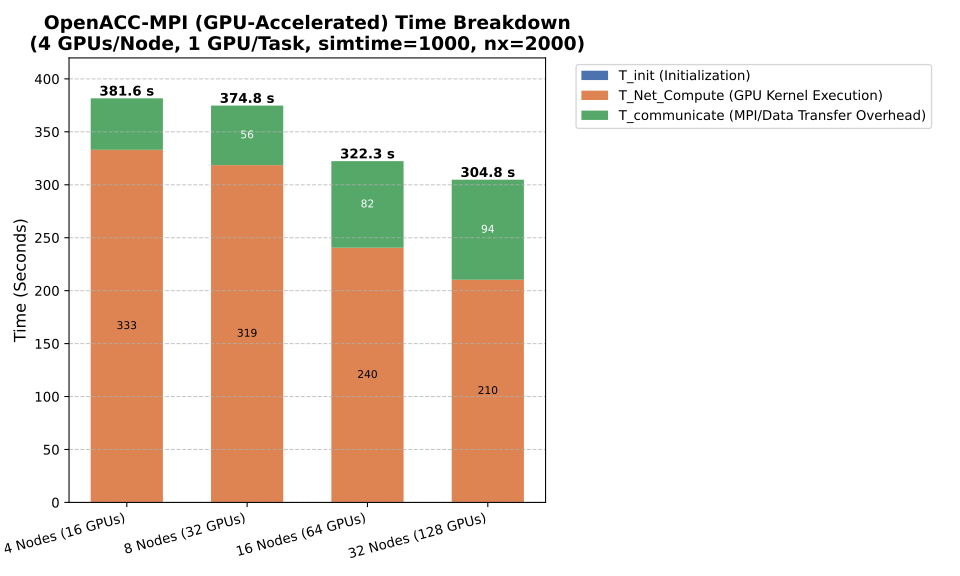

Reproduce this figure in Python.
import matplotlib.pyplot as plt
import numpy as np

# --- Simulation Data and Recalculation (OpenACC-MPI) ---
# Configuration: 4 GPUs / 4 Ranks per node, 1 GPU per task
# T_Net_Compute = T_compute_raw - T_communicate

# Data structure: 
# [Node Configuration Name, T_init_raw, T_compute_raw, T_communicate]
raw_data = [
    # 4 Node Data
    ['4 Nodes (16 GPUs)', 0.054568682, 381.5820, 48.62727],
    # 8 Node Data (T_output component has been removed)
    ['8 Nodes (32 GPUs)', 0.055355541, 374.7395, 56.22041],
    # 16 Node Data (Revised)
    ['16 Nodes (64 GPUs)', 0.088977821, 322.2292, 81.76420],
    # 32 Node Data
    ['32 Nodes (128 GPUs)', 0.083296478, 304.7112, 94.49528]
]

# Separate and process the data
node_labels = [item[0] for item in raw_data]

# 1. T_init (Bottom layer)
T_init = np.array([item[1] for item in raw_data])
# 3. T_communicate (Top layer of the stack)
T_communicate = np.array([item[3] for item in raw_data])

# Calculate T_Net_Compute (Middle layer = Raw Compute - Communication)
T_compute_raw = np.array([item[2] for item in raw_data])
T_Net_Compute = T_compute_raw - T_communicate

# Calculate the total time 
T_total = T_init + T_Net_Compute + T_communicate

# --- Plotting Setup ---
fig, ax = plt.subplots(figsize=(10, 6))
bar_width = 0.6  # Width of the stacked bars
x = np.arange(len(node_labels)) # the label locations

# 1. Plot T_init (The base of the stack)
ax.bar(x, T_init, bar_width, label='T_init (Initialization)', color='#4c72b0')

# 2. Plot T_Net_Compute (Stacked on top of T_init)
bottom_net_compute = T_init
rects_net_compute = ax.bar(
    x, T_Net_Compute, bar_width, 
    bottom=bottom_net_compute, 
    label='T_Net_Compute (GPU Kernel Execution)', 
    color='#dd8452'
)

# 3. Plot T_communicate (Stacked on top of T_init + T_Net_Compute)
bottom_comm = T_init + T_Net_Compute
rects_comm = ax.bar(
    x, T_communicate, bar_width, 
    bottom=bottom_comm, 
    label='T_communicate (MPI/Data Transfer Overhead)', 
    color='#55a868'
)


# --- Customizing and Labeling ---

# Add labels for the total time above the stacks
for i in range(len(x)):
    total_height = T_total[i]
    ax.text(
        x[i], 
        total_height, 
        f'{total_height:.1f} s', 
        ha='center', 
        va='bottom', 
        fontsize=10, 
        fontweight='bold'
    )
    
# Label components that are large enough to be clearly visible
def label_component(rects, data_array, color='white', precision=1):
    for i, rect in enumerate(rects):
        height = rect.get_height()
        # Only label components that are large enough (e.g., > 100 seconds)
        if data_array[i] > 50: 
            mid_point = rect.get_y() + rect.get_height() / 2
            ax.text(
                rect.get_x() + rect.get_width() / 2, 
                mid_point, 
                f'{data_array[i]:.{precision}f}', 
                ha='center', 
                va='center', 
                color=color,
                fontsize=8
            )

# Label the T_Net_Compute components
label_component(rects_net_compute, T_Net_Compute, color='black', precision=0)
# Label the T_communicate components
label_component(rects_comm, T_communicate, color='white', precision=0)


# Set titles and labels
ax.set_ylabel('Time (Seconds)', fontsize=12)
ax.set_title(
    'OpenACC-MPI (GPU-Accelerated) Time Breakdown\n(4 GPUs/Node, 1 GPU/Task, simtime=1000, nx=2000)',
    fontsize=14,
    fontweight='bold'
)
ax.set_xticks(x)
ax.set_xticklabels(node_labels, rotation=15, ha='right')
ax.legend(loc='upper left', bbox_to_anchor=(1.05, 1), frameon=True)
ax.grid(axis='y', linestyle='--', alpha=0.7)
ax.set_ylim(0, max(T_total) * 1.1) 

# Adjust layout to make room for the rotated x-axis labels and legend
fig.tight_layout() 

# Display the plot
plt.show()

print("Revised OpenACC-MPI stacked plot generation complete. The 16-node data has been updated, and the T_output component has been removed.")
